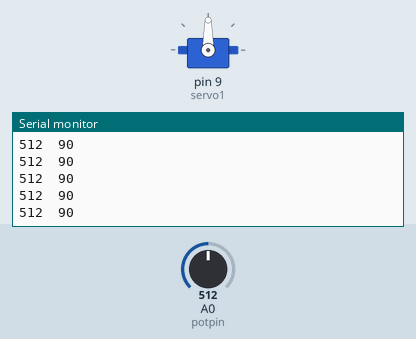
Bench run of a sketch on a simulated Arduino Uno, built with avr-gcc and run on an emulated ATmega328P. On the bench: servo, the last lines printed to the serial monitor. Inputs (shaded band) come from the test bench; at power-on: A0 (potpin) = 512. Storage starts empty.

Above: at 1.2 s.
1.3 s: A0 (potpin) set to 982
At 2.4 s:
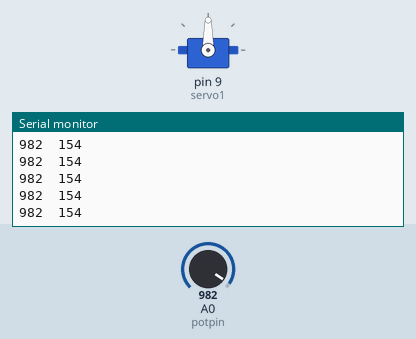
2.8 s: A0 (potpin) set to 1009
At 3.9 s:
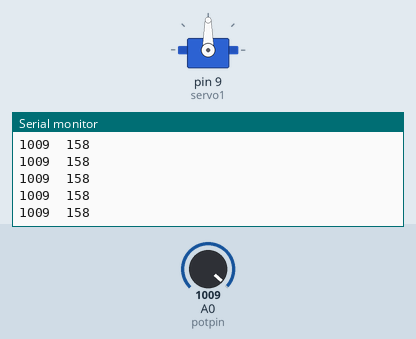
Timing chart, 0 to 5.8 s (numbered marks = the images above; inputs shaded):
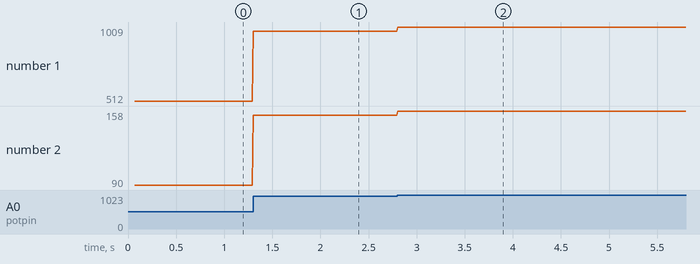

The sketch:

SD_Read_With_Servo.ino
```cpp
/*
  SD card read file
 This example shows how to read and write data to and from an SD card file
 The circuit:
 * SD card attached to SPI bus as follows:
 ** MOSI - pin 11
 ** MISO - pin 12
 ** CLK - pin 13
 ** CS - pin 4


//Servo attached to pin 9
 */

#include <SPI.h>
#include <SD.h>

#include <Servo.h>
Servo servo1;

File myFile;
//pot
int potpin = 0;  // analog pin used to connect the potentiometer
int val;
//pot

void setup()
{
  servo1.attach(9);

  // Open serial communications and wait for port to open:
  Serial.begin(9600);

  Serial.print("Initializing SD card...");

  if (!SD.begin(4)) {
    Serial.println("initialization failed!");
    return;
  }
  Serial.println("initialization done.");

  // open the file. note that only one file can be open at a time,
  // so you have to close this one before opening another.
  myFile = SD.open("test2.txt", FILE_READ);

  if (myFile) {
    Serial.println("test2.txt:");

    // read from the file until there's nothing else in it:
    while (myFile.available()) {
      Serial.write(myFile.read());
    }
    // close the file:
    myFile.close();
  } else {
    // if the file didn't open, print an error:
    Serial.println("error opening test.txt");
  }
}

void loop()
{
//pot
   val = analogRead(potpin);
   Serial.print(val);

   Serial.print("\t");
   val = map(val, 0, 1023, 20, 160);     // scale it to use it with the servo (value between 0 and 180)
   Serial.print(val);
   Serial.println();
   delay(10);

  //servo1.write(val);
//pot

}
```

Measured:
- after the input at 1.3 s, the serial monitor: prints a new line at once (image 1)
- after the input at 2.8 s, the serial monitor: prints a new line at once (image 2)
- plotted number 1: 512 → 982 after the input at 1.3 s, 982 → 1009 after the input at 2.8 s
- plotted number 2: 90 → 154 after the input at 1.3 s, 154 → 158 after the input at 2.8 s
